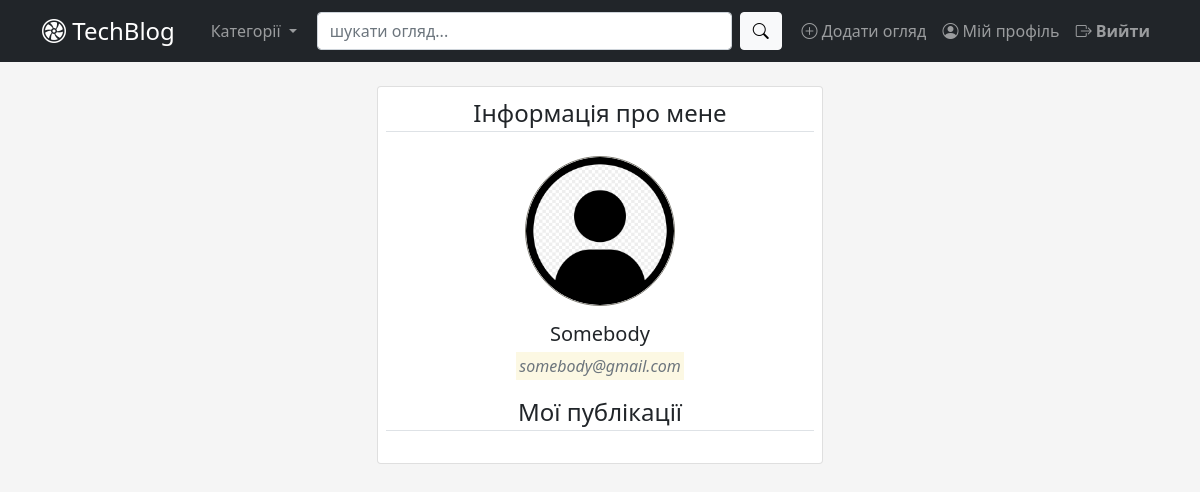
Page /auth/account (signed in) on the earlier database version.
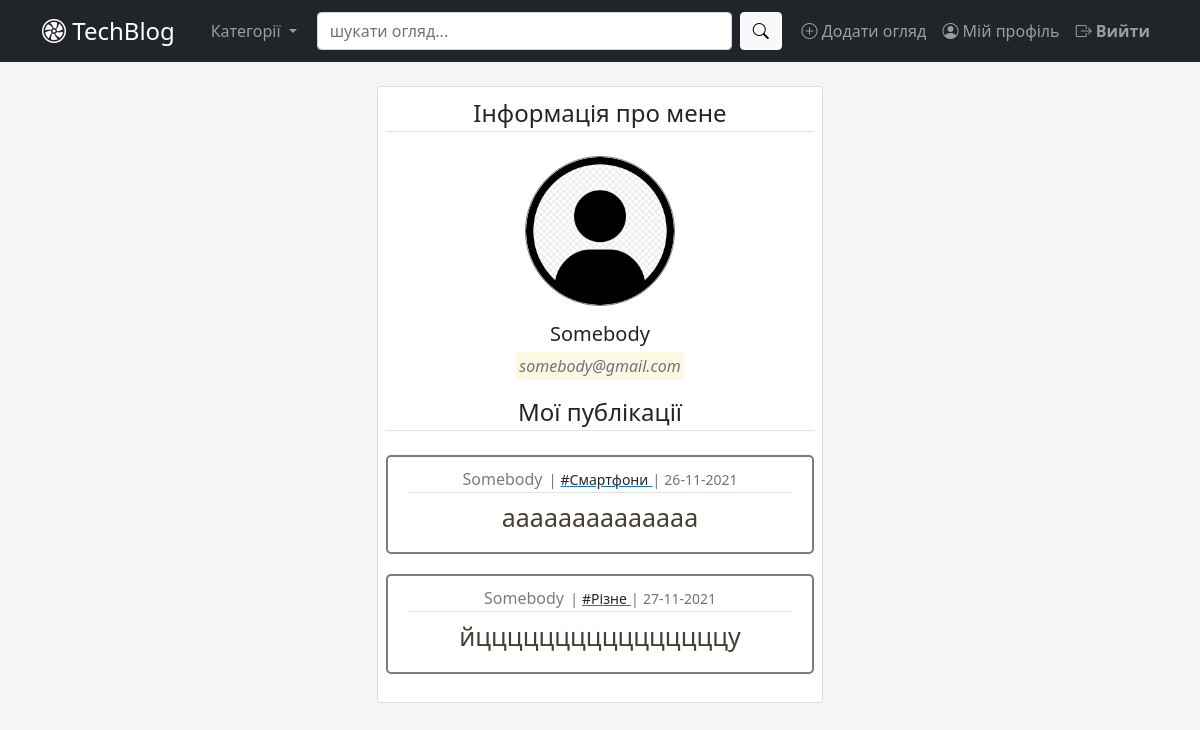
Same page on the later database version.
### app/blog/models.py (models this page shows, shortened)
class Post(db.Model):  # type: ignore
    id = db.Column(db.Integer, primary_key=True)  # type: ignore
    category_id = db.Column(db.Integer, db.ForeignKey('category.id'),
                            nullable=False)  # type: ignore
    user_id = db.Column(db.Integer(), db.ForeignKey('user.id'))  # type: ignore
    title = db.Column(db.String(100), nullable=False)  # type: ignore
    content = db.Column(db.Text)  # type: ignore
    created_at = db.Column(db.DateTime, default=datetime.now)  # type: ignore
    comments = db.relationship('Comment', backref='post_br', lazy=True)
    likes = db.relationship('Like', backref='post_br', lazy=True)

class Category(db.Model):  # type: ignore
    id = db.Column(db.Integer, primary_key=True)  # type: ignore
    name = db.Column(db.String(25), unique=True, nullable=False)
    category = db.relationship('Post', backref='category_br', lazy=True)

### app/user/models.py (models this page shows, shortened)
class User(db.Model, UserMixin):  # type: ignore
    id = db.Column(db.Integer, primary_key=True)  # type: ignore
    username = db.Column(db.String(30), unique=True, nullable=False)
    email = db.Column(db.String(50), unique=True, nullable=False)
    password = db.Column(db.String(30), nullable=False)
    picture = db.Column(db.String(20), nullable=False,
                        server_default='default.jpg')  # type: ignore
    comment = db.relationship('Comment', backref='user_br', lazy=True)
    like = db.relationship('Like', backref='user_br', lazy=True)
    posts = db.relationship('Post', backref='user_br', lazy=True)

### app/user/views.py (the view)
@user_bp.route("/account")
@login_required
def account():
    posts = Post.query.filter_by(user_id=current_user.id)
    return render_template('account.html', posts=posts)

### app/user/models.py (called while the page is built)
@login_manager.user_loader
def load_user(user_id):
    return User.query.get(int(user_id))

### app/user/templates/user/account.html
{% extends "base.html" %}
{% block main %}
  {% from "_render_field.html" import render_field_lr %}
  <div class="content-section" align="center">
    <div class="card d-inline-flex p-2" style="margin:auto;width:40%">
      <legend class="border-bottom mb-4">Інформація про мене</legend>
      <div class="media">
        <img src="{{url_for('static',filename='profile_pictures/' + current_user.picture)}}" class="rounded-circle profile-img" alt="profile-image">
        <div class="card-body">
            <h5 class="card-title">{{ current_user.username }}</h5>
            <mark><em class="card-title text-muted">{{ current_user.email }}</em></mark>
        </div>
        <legend class="border-bottom mb-4">Мої публікації</legend>
        {% include "posts_list.html" %}
      </div>
    </div>
  </div>
{% endblock main %}

### app/templates/_render_field.html (shortened to what this page needs)
{% macro render_post_item(post) %}
    <article class="media article-section">
    <div class="media-body">
      <div class="article-metadata">
        <a class="author-name" href="{{url_for('blog_bp_in.user_posts', user_id=post.user_br.id)}}">
          {{ post.user_br.username }}
        </a><small class="text-muted">|</small>
        <a href="{{url_for('blog_bp_in.posts_by_category', category_id=post.category_br.id)}}">
          <small class="link-dark">#{{ post.category_br.name }}</small>
        </a><small class="text-muted">|</small>
        <small class="text-muted">
          {{ post.created_at.strftime('%d-%m-%Y')  }}
        </small>
      </div>
      <h2><a class="article-title" href="{{url_for('blog_bp_in.post_view', post_id=post.id)}}"> {{ post.title }} </a></h2>
    </div>
  </article>
{% endmacro %}

Differences in the rows shown:
added Post: user_br.username "Somebody", category_br.name "Смартфони", created_at "26-11-2021", title "aaaaaaaaaaaaaa"
added Post: user_br.username "Somebody", category_br.name "Різне", created_at "27-11-2021", title "йццццццццццццццццу"
